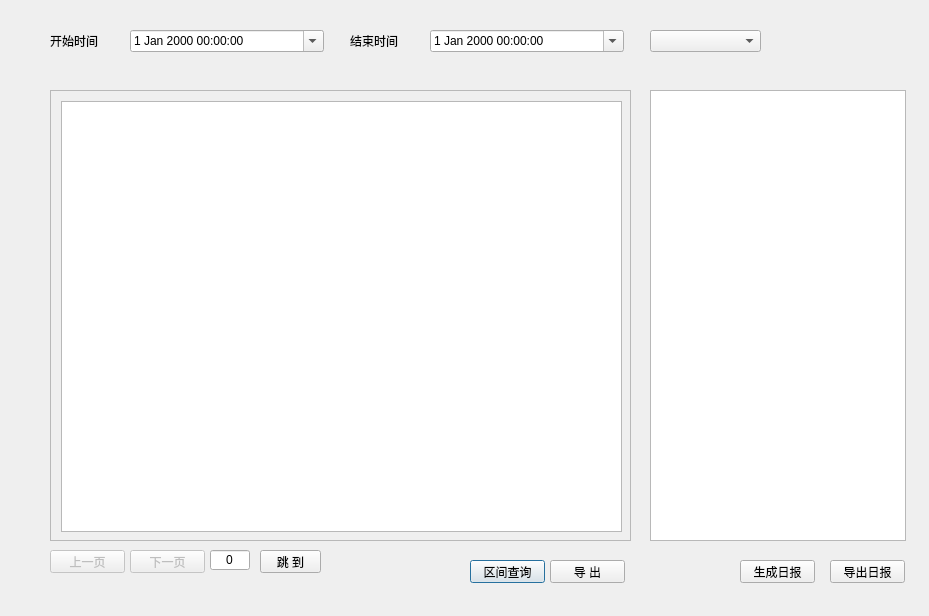
<?xml version="1.0" encoding="UTF-8"?>
<ui version="4.0">
 <class>ReportDialog</class>
 <widget class="QDialog" name="ReportDialog">
  <property name="enabled">
   <bool>true</bool>
  </property>
  <property name="geometry">
   <rect>
    <x>0</x>
    <y>0</y>
    <width>929</width>
    <height>616</height>
   </rect>
  </property>
  <property name="windowTitle">
   <string>Dialog</string>
  </property>
  <widget class="QScrollArea" name="scrollArea">
   <property name="geometry">
    <rect>
     <x>50</x>
     <y>90</y>
     <width>581</width>
     <height>451</height>
    </rect>
   </property>
   <property name="widgetResizable">
    <bool>true</bool>
   </property>
   <widget class="QWidget" name="scrollAreaWidgetContents">
    <property name="geometry">
     <rect>
      <x>0</x>
      <y>0</y>
      <width>579</width>
      <height>449</height>
     </rect>
    </property>
    <widget class="QTableView" name="reportTableView">
     <property name="geometry">
      <rect>
       <x>10</x>
       <y>10</y>
       <width>561</width>
       <height>431</height>
      </rect>
     </property>
    </widget>
   </widget>
  </widget>
  <widget class="QPushButton" name="getReportButton">
   <property name="geometry">
    <rect>
     <x>470</x>
     <y>560</y>
     <width>75</width>
     <height>23</height>
    </rect>
   </property>
   <property name="text">
    <string>区间查询</string>
   </property>
  </widget>
  <widget class="QDateTimeEdit" name="startTimeEdit">
   <property name="geometry">
    <rect>
     <x>130</x>
     <y>30</y>
     <width>194</width>
     <height>22</height>
    </rect>
   </property>
   <property name="calendarPopup">
    <bool>true</bool>
   </property>
  </widget>
  <widget class="QDateTimeEdit" name="endTimeEdit">
   <property name="geometry">
    <rect>
     <x>430</x>
     <y>30</y>
     <width>194</width>
     <height>22</height>
    </rect>
   </property>
   <property name="calendarPopup">
    <bool>true</bool>
   </property>
  </widget>
  <widget class="QLabel" name="label">
   <property name="geometry">
    <rect>
     <x>50</x>
     <y>30</y>
     <width>54</width>
     <height>21</height>
    </rect>
   </property>
   <property name="text">
    <string>开始时间</string>
   </property>
  </widget>
  <widget class="QLabel" name="label_2">
   <property name="geometry">
    <rect>
     <x>350</x>
     <y>30</y>
     <width>54</width>
     <height>21</height>
    </rect>
   </property>
   <property name="text">
    <string>结束时间</string>
   </property>
  </widget>
  <widget class="QPushButton" name="importReportButton">
   <property name="geometry">
    <rect>
     <x>550</x>
     <y>560</y>
     <width>75</width>
     <height>23</height>
    </rect>
   </property>
   <property name="text">
    <string>导 出</string>
   </property>
  </widget>
  <widget class="QComboBox" name="tankComboBox">
   <property name="geometry">
    <rect>
     <x>650</x>
     <y>30</y>
     <width>111</width>
     <height>22</height>
    </rect>
   </property>
  </widget>
  <widget class="QListWidget" name="cbxListWidget">
   <property name="geometry">
    <rect>
     <x>650</x>
     <y>90</y>
     <width>256</width>
     <height>451</height>
    </rect>
   </property>
  </widget>
  <widget class="QPushButton" name="prePushButton">
   <property name="enabled">
    <bool>false</bool>
   </property>
   <property name="geometry">
    <rect>
     <x>50</x>
     <y>550</y>
     <width>75</width>
     <height>23</height>
    </rect>
   </property>
   <property name="text">
    <string>上一页</string>
   </property>
  </widget>
  <widget class="QPushButton" name="nextPushButton">
   <property name="enabled">
    <bool>false</bool>
   </property>
   <property name="geometry">
    <rect>
     <x>130</x>
     <y>550</y>
     <width>75</width>
     <height>23</height>
    </rect>
   </property>
   <property name="text">
    <string>下一页</string>
   </property>
  </widget>
  <widget class="QLineEdit" name="pageLineEdit">
   <property name="geometry">
    <rect>
     <x>210</x>
     <y>550</y>
     <width>40</width>
     <height>20</height>
    </rect>
   </property>
   <property name="text">
    <string>0</string>
   </property>
   <property name="alignment">
    <set>Qt::AlignCenter</set>
   </property>
  </widget>
  <widget class="QPushButton" name="gotoPushButton">
   <property name="enabled">
    <bool>true</bool>
   </property>
   <property name="geometry">
    <rect>
     <x>260</x>
     <y>550</y>
     <width>61</width>
     <height>23</height>
    </rect>
   </property>
   <property name="text">
    <string>跳 到</string>
   </property>
  </widget>
  <widget class="QLabel" name="allPageNumberLabel">
   <property name="geometry">
    <rect>
     <x>210</x>
     <y>580</y>
     <width>40</width>
     <height>20</height>
    </rect>
   </property>
   <property name="text">
    <string/>
   </property>
  </widget>
  <widget class="QPushButton" name="getDailyReportButton">
   <property name="geometry">
    <rect>
     <x>740</x>
     <y>560</y>
     <width>75</width>
     <height>23</height>
    </rect>
   </property>
   <property name="text">
    <string>生成日报</string>
   </property>
  </widget>
  <widget class="QPushButton" name="exmportDailyReportButton">
   <property name="geometry">
    <rect>
     <x>830</x>
     <y>560</y>
     <width>75</width>
     <height>23</height>
    </rect>
   </property>
   <property name="text">
    <string>导出日报</string>
   </property>
  </widget>
 </widget>
 <resources/>
 <connections/>
</ui>
